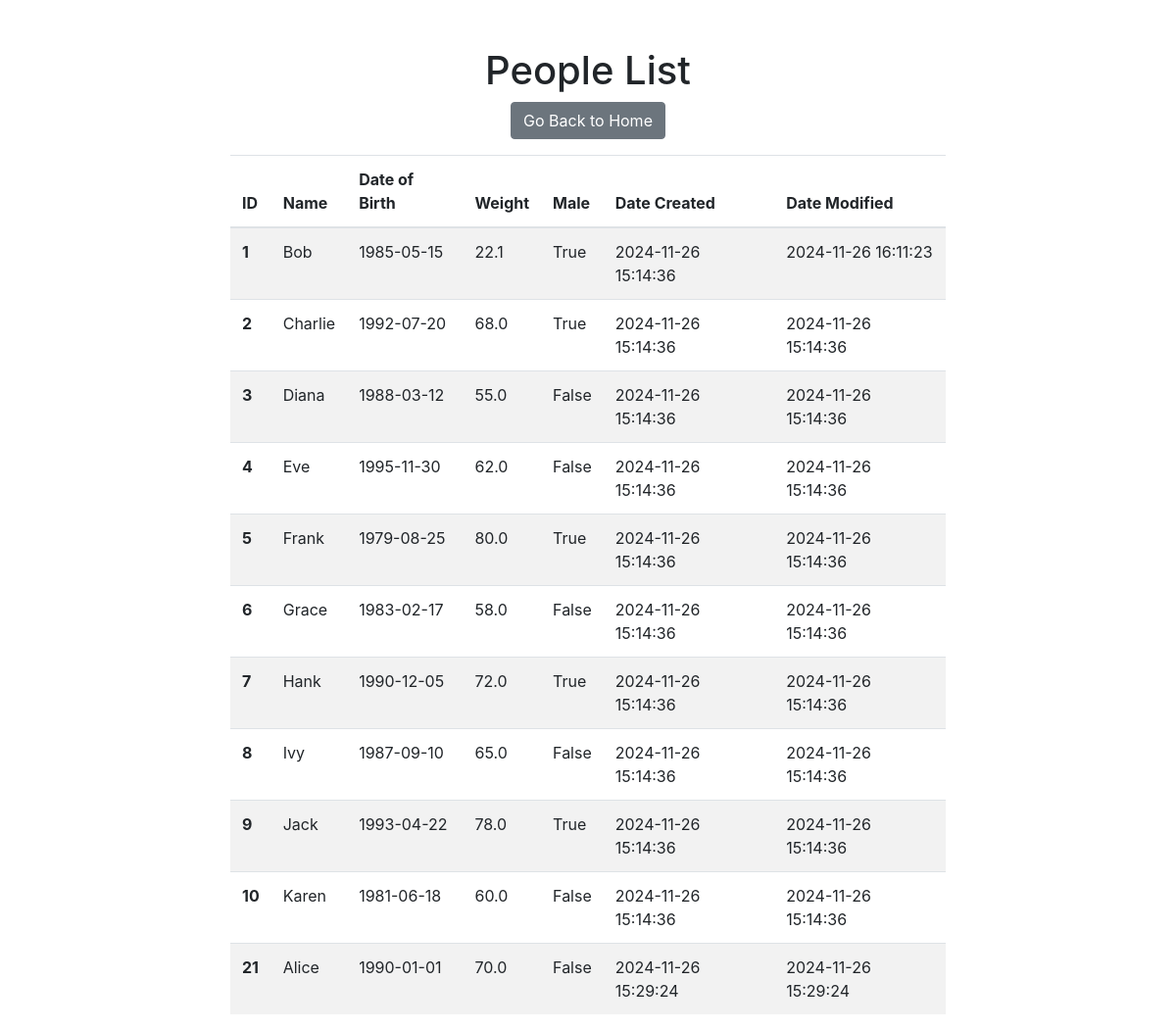
Screenshot of /people with the database file from the repository.
### tables this page shows
CREATE TABLE People (
            id INTEGER PRIMARY KEY AUTOINCREMENT,
            name TEXT NOT NULL,
            date_of_birth DATE NOT NULL,
            weight REAL NOT NULL,
            male BOOLEAN NOT NULL,
            date_created TIMESTAMP DEFAULT CURRENT_TIMESTAMP,
            date_modified TIMESTAMP DEFAULT CURRENT_TIMESTAMP,
            UNIQUE(name, date_of_birth)
        );

### src/main.py (the view)
@app.route("/people")
def people():
    people = get_all_people(conn=db_connect())
    return render_template("people.html", people=people)

### src/utils.py (called while the page is built)
def db_connect() -> sqlite3.Connection:
    if "conn" not in g:
        g.conn = create_connection()
    return g.conn

def close_connection(exception: Optional[Exception] = None) -> None:
    conn = g.pop("conn", None)
    if conn is not None:
        conn.close()

def create_connection() -> sqlite3.Connection:
    conn = None
    try:
        conn = sqlite3.connect(BD_FILE)
        print(f"Connection to {BD_FILE} established.")
    except Error as e:
        print(e)
    return conn

def get_all_people(conn: sqlite3.Connection) -> list[Person]:
    cursor = conn.cursor()
    cursor.execute(
        "SELECT id, name, date_of_birth, weight, male, date_created, date_modified FROM People"
    )
    rows = cursor.fetchall()
    people = [
        Person(
            id=row[0],
            name=row[1],
            date_of_birth=row[2],
            weight=row[3],
            male=row[4],
            date_created=row[5],
            date_modified=row[6],
        )
        for row in rows
    ]
    cursor.close()
    return people

### src/templates/people.html
{% extends 'base.html' %}
{% block content %}
<body>
    <div class="container mt-5">
        <h1 class="text-center">People List</h1>
        <div class="row justify-content-center">
            <div class="col-md-8">
                <div class="text-center mb-3">
                    <a href="{{ url_for('index') }}" class="btn btn-secondary">Go Back to Home</a>
                </div>
                <table class="table table-striped">
                    <thead>
                        <tr>
                            <th scope="col">ID</th>
                            <th scope="col">Name</th>
                            <th scope="col">Date of Birth</th>
                            <th scope="col">Weight</th>
                            <th scope="col">Male</th>
                            <th scope="col">Date Created</th>
                            <th scope="col">Date Modified</th>
                        </tr>
                    </thead>
                    <tbody>
                        {% for person in people %}
                        <tr>
                            <th scope="row">{{ person.id }}</th>
                            <td>{{ person.name }}</td>
                            <td>{{ person.date_of_birth }}</td>
                            <td>{{ person.weight }}</td>
                            <td>{{ person.male }}</td>
                            <td>{{ person.date_created }}</td>
                            <td>{{ person.date_modified }}</td>
                        </tr>
                        {% endfor %}
                    </tbody>
                </table>
            </div>
        </div>
    </div>
</body>
{% endblock %}

### src/templates/base.html (shortened to what this page needs)
<!DOCTYPE html>
<html lang="en">
<head>
    <link href="https://stackpath.bootstrapcdn.com/bootstrap/4.5.2/css/bootstrap.min.css" rel="stylesheet">
</head>
<body>
    {% block content %}{% endblock %}
</body>
</html>

### rows the page displays
People: id "1", name "Bob", date_of_birth "1985-05-15", weight "22.1", male "True", date_created "2024-11-26 15:14:36", date_modified "2024-11-26 16:11:23"
People: id "2", name "Charlie", date_of_birth "1992-07-20", weight "68.0", male "True", date_created "2024-11-26 15:14:36", date_modified "2024-11-26 15:14:36"
People: id "3", name "Diana", date_of_birth "1988-03-12", weight "55.0", male "False", date_created "2024-11-26 15:14:36", date_modified "2024-11-26 15:14:36"
People: id "4", name "Eve", date_of_birth "1995-11-30", weight "62.0", male "False", date_created "2024-11-26 15:14:36", date_modified "2024-11-26 15:14:36"
People: id "5", name "Frank", date_of_birth "1979-08-25", weight "80.0", male "True", date_created "2024-11-26 15:14:36", date_modified "2024-11-26 15:14:36"
People: id "6", name "Grace", date_of_birth "1983-02-17", weight "58.0", male "False", date_created "2024-11-26 15:14:36", date_modified "2024-11-26 15:14:36"
People: id "7", name "Hank", date_of_birth "1990-12-05", weight "72.0", male "True", date_created "2024-11-26 15:14:36", date_modified "2024-11-26 15:14:36"
People: id "8", name "Ivy", date_of_birth "1987-09-10", weight "65.0", male "False", date_created "2024-11-26 15:14:36", date_modified "2024-11-26 15:14:36"
People: id "9", name "Jack", date_of_birth "1993-04-22", weight "78.0", male "True", date_created "2024-11-26 15:14:36", date_modified "2024-11-26 15:14:36"
People: id "10", name "Karen", date_of_birth "1981-06-18", weight "60.0", male "False", date_created "2024-11-26 15:14:36", date_modified "2024-11-26 15:14:36"
People: id "21", name "Alice", date_of_birth "1990-01-01", weight "70.0", male "False", date_created "2024-11-26 15:29:24", date_modified "2024-11-26 15:29:24"
